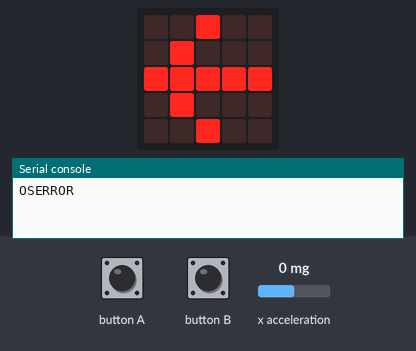
Recording of a program running on a simulated BBC micro:bit running MicroPython. On the bench: the board's 5×5 LED display, the last lines printed to the serial console. The inputs (shaded band) are chosen by the test bench; at power-on: x acceleration 0 mg. Random numbers come from a fixed seed; files that are not in the repository are absent.

Above: at 1.2 s.
1.3 s: button A pressed for 0.15 s
At 1.9 s:
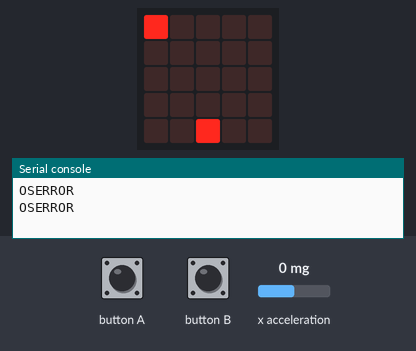
At 3.0 s:
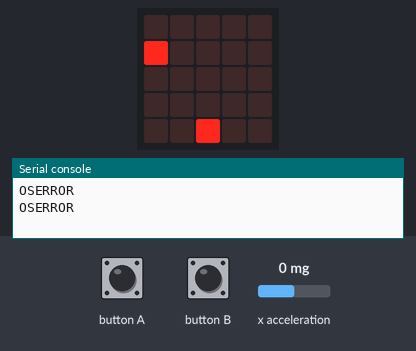
4.4 s: x acceleration set to -1440 mg
At 5.1 s:
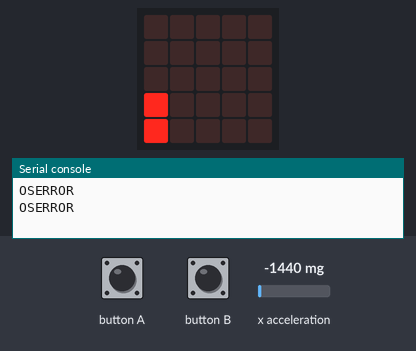
At 6.1 s:
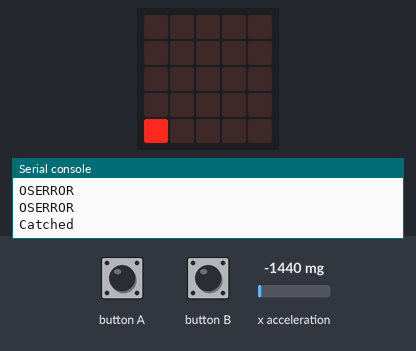
7.4 s: x acceleration set to -573 mg
10.4 s: x acceleration set to -496 mg
13.3 s: x acceleration set to -331 mg
16.3 s: x acceleration set to -278 mg
Timing chart, 0 to 19.3 s (numbered marks = the images above; inputs shaded):
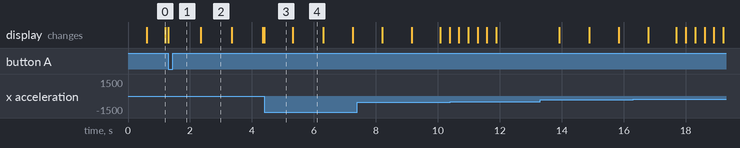

Measured:
- what the display in image 0 shows lasts 0.6 s, from 0.6 s to 1.2 s
- what the display in image 2 shows lasts 1.0 s, from 2.3 s to 3.3 s
- what the display in image 3 shows lasts 0.9 s, from 4.4 s to 5.3 s

The program:

microbit_game.py
```python
# Add your Python code here. E.g.
from microbit import *
import time
import random

highscore = 0

startingHearts = 5
startingDownTime = 1000

""""img = Image("05050:"
             "05050:"
             "05050:"
             "99999:"
             "09990")

prevX = 0
prevY = 0

x = 0
y = 0

while True:
    display.set_pixel(prevX, prevY, 0)
    display.set_pixel(x, y, 9)
    prevX = x
    prevY = y
    if(x == 4 and y == 4):
        time.sleep(0.2)
        break
    if(x == 4):
        y += 1
        x = -1
    x += 1
    time.sleep(0.2)

display.clear()"""

#display.scroll("HELLO YOU!")

def Missed(currentHearts):
    print("Missed")
    for i in range(3):
        display.show(Image.HEART)
        time.sleep(0.3)
        display.clear()
        time.sleep(0.3)

    display.show(currentHearts)
    time.sleep(2)
    display.clear()

def Game(gameHearts, gameDownTime, currentHighscore):
    points = 0
    ballY = 0
    prevx = 0
    prevy = 0
    catchX = 0
    prevCatchX = 0
    rndLine = 0
    dropDownTime = 0
    millis = 0
    hearts = gameHearts
    downTime = gameDownTime

    while True:
        #move pixel to left and right
        readingX = accelerometer.get_x()
        if readingX < -300 and readingX > -550:
            catchX = 1

        if readingX < -600:
            catchX = 0

        if readingX > 300 and readingX < 550:
            catchX = 3

        if readingX > 600:
            catchX = 4

        if readingX > -250 and readingX < 250:
            catchX = 2

        if not catchX == prevCatchX:
            display.set_pixel(prevCatchX, 4, 0)

        display.set_pixel(catchX, 4, 9)
        prevCatchX = catchX

        #drop down pixels
        millis = time.ticks_ms()
        if(millis - dropDownTime) > downTime:
            display.set_pixel(prevx, prevy, 0)
            display.set_pixel(rndLine, ballY, 9)
            prevx = rndLine
            prevy = ballY
            ballY += 1
            if ballY == 5:
                if rndLine == catchX:
                    print("Catched")
                    points += 1
                    if not downTime <= 200:
                        downTime -= 50
                else:
                    #missed
                    hearts -= 1
                    Missed(hearts)
                    if hearts <= 0:
                        #game over

                        #check if this score is higher than highscore
                        if(points > int(currentHighscore)):
                            #new highscore
                            with open("highscore.txt", "w") as highscoreFile:
                                scoreToSave = str(points)
                                highscoreFile.write(scoreToSave)

                        scoreText = 'Score: ' + str(points)
                        display.scroll(scoreText)
                        display.clear()
                        break

                ballY = 0
                rndLine = random.randint(0, 4)

            dropDownTime = millis


arrowEnabled = False
menuMillis = 0
menuTime = 0

#Getting highscore
try:
    with open("highscore.txt", "r") as file:
        highscore = file.read()
except OSError:
    print("OSERROR")
    highscore = 0

#Menu
while True:
    menuMillis = time.ticks_ms()
    if(menuMillis - menuTime) > 600:
        #toggle arrow to left
        menuTime = menuMillis
        if arrowEnabled:
            display.clear()
            arrowEnabled = False
        else:
            display.show(Image.ARROW_W)
            arrowEnabled = True

    if button_a.is_pressed():
        try:
            with open("highscore.txt", "r") as file:
                highscore = file.read()
        except OSError:
            print("OSERROR")
            highscore = 0
        display.clear()
        Game(startingHearts, startingDownTime, highscore)

    if button_b.is_pressed():
        try:
            with open("highscore.txt", "r") as file:
                highscore = file.read()
        except OSError:
            print("OSERROR")
            highscore = 0
        display.clear()
        highscoretxt = "Highscore: " + str(highscore)
        display.scroll(highscoretxt)
```
